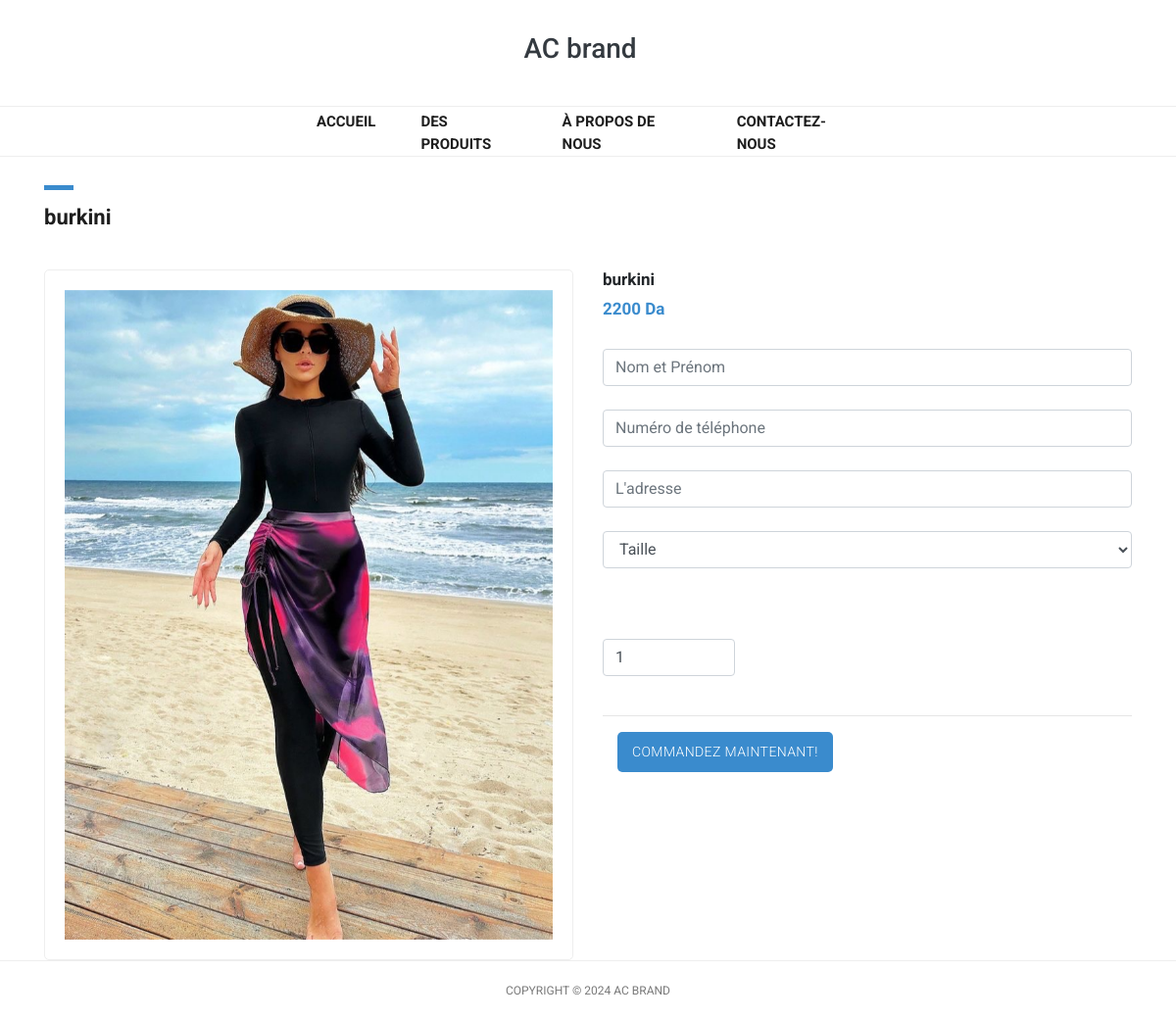
/public_acbrand/single-product.php?id=2, run on the app's committed database.
### tables this page shows
CREATE TABLE `products` (
  `id` int(11) NOT NULL,
  `product_name` varchar(100) NOT NULL,
  `product_prcie` int(11) NOT NULL,
  `product_image` text NOT NULL,
  `quantite` int(11) NOT NULL,
  `promo` int(11) DEFAULT NULL
);

### public_acbrand/single-product.php (the view, shortened to what this page needs)
<?php
include_once "db/conn.php";
if (isset($_GET['id'])) {
    $id = $_GET['id'];
    $select = mysqli_query($conn, "SELECT * FROM `products` WHERE id = '$id' LIMIT 1");
}
?>
<!DOCTYPE html>
<html lang="fr">
<head>
  <link href="vendor/bootstrap/css/bootstrap.min.css" rel="stylesheet">
  <link rel="stylesheet" href="assets/css/fontawesome.css">
  <link rel="stylesheet" href="assets/css/tooplate-main.css">
  <link rel="stylesheet" href="assets/css/owl.css">
  <link rel="stylesheet" href="assets/css/flex-slider.css">
</head>
<body>
  <nav class="navbar navbar-expand-lg navbar-dark bg-dark static-top">
    <div class="container">
      <a class="navbar-brand text-dark" href="login.php">
        <h3>AC brand</h3>
      </a>
      <div class="collapse navbar-collapse" id="navbarResponsive">
        <ul class="navbar-nav ml-auto">
          <li class="nav-item">
            <a class="nav-link" href="index.php">Accueil</a>
          </li>
          <li class="nav-item">
            <a class="nav-link" href="products.php">Des produits
            </a>
          </li>
          <li class="nav-item">
            <a class="nav-link" href="about.php">À propos de nous</a>
          </li>
          <li class="nav-item">
            <a class="nav-link" href="contact.php">Contactez-nous</a>
          </li>
        </ul>
      </div>
    </div>
  </nav>
  <?php while ($row = mysqli_fetch_assoc($select)) : ?>
    <div class="single-product">
      <div class="container">
        <div class="row">
          <div class="col-md-12">
            <div class="section-heading">
              <div class="line-dec"></div>
              <h1><?= $row['product_name']; ?></h1>
            </div>
          </div>
          <div class="col-md-6">
            <div class="product-slider">
              <div id="slider" class="flexslider">
                <ul class="slides">
                  <li>
                    <img src="produits/<?= $row['product_image']; ?>" />
                  </li>
                </ul>
              </div>
            </div>
          </div>
          <div class="col-md-6">
            <div class="right-content">
              <h4><?= $row['product_name']; ?></h4>
              <h6><?= $row['product_prcie']; ?> Da</h6>
              <form action="single-product.php?id=<?= $id ?>" method="POST">
    <input class="form-control" type="text" required name="nom" placeholder="Nom et Prénom">
    <br>
    <input class="form-control" type="number" required name="phone" placeholder="Numéro de téléphone">
    <br>
    <input class="form-control" type="text" required name="adresse" placeholder="L'adresse">
    <br>
    <div>
        <select name="taille" required class="form-control" aria-label="Default select example">
            <option value="" disabled selected>Taille</option>
        </select>
    </div>
    <br>
    <div class="input-group w-25 mt-5">
        <input type="number" value="1" id="quantity" name="quantity" class="form-control" min="1" max="100">
    </div>
    <br>
    <hr>
    <?php if ($row['quantite'] == 0) {
        echo '<input class="button" value="Commandez maintenant!" data-toggle="modal" data-target="#exampleModal">';
    } else { ?>
        <input type="submit" name="submit" class="button" value="Commandez maintenant!">
    <?php } ?>
</form>
            </div>
          </div>
        </div>
      </div>
    </div>
  <?php endwhile;  ?>
  <div class="sub-footer">
    <div class="container">
      <div class="row">
        <div class="col-md-12">
          <div class="copyright-text">
            <p> Copyright &copy; 2024 AC BRAND </p>
          </div>
        </div>
      </div>
    </div>
  </div>
</body>
</html>

### public_acbrand/assets/css/tooplate-main.css (style rules this page uses)
body { font-family: 'Roboto', sans-serif; transition: all 0.5s; }
p { margin-bottom: 0px; font-size: 14px; color: #4a4a4a; line-height: 24px; }
a { text-decoration: none!important; }
.copyright-text { text-transform: uppercase; }
.section-heading { margin-top: 80px; margin-bottom: 40px; }
.section-heading .line-dec { width: 30px; height: 5px; background-color: #3a8bcd; }
.section-heading h1 { font-size: 22px; font-weight: 700; color: #1e1e1e; margin-top: 15px; }
.navbar .navbar-brand { text-align: center; width: 100%; position: relative; padding: 25px 0px; }
.bg-dark { background-color: #fff!important; border-bottom: 1px solid #eee; }
#navbarResponsive { z-index: 999; position: absolute; left: 50%; top: 105px; transform: translateX(-50%); }
.navbar-dark .navbar-nav .nav-item { margin: 0px 15px; }
.navbar-dark .navbar-nav .nav-link { text-transform: uppercase; font-size: 15px; font-weight: 700; color: #1e1e1e; transition: all 0.5s; }
.navbar:after { width: 100%; height: 1px; background-color: #eee; content: ''; position: absolute; left: 0; bottom: -52px; }
.sub-footer { border-top: 1px solid #eee; text-align: center; }
.sub-footer p { font-size: 12px; color: #7a7a7a; line-height: 60px; }
.single-product .product-slider { padding: 20px; border: 1px solid #eee!important; border-radius: 5px; }
.flexslider { border: none!important; }
.single-product .right-content h4 { font-size: 17px; font-weight: 700; margin-top: 0px; }
.single-product .right-content h6 { color: #3a8bcd; font-size: 17px; font-weight: 700; margin-top: 10px; }
.single-product .right-content .button { margin-left: 15px; cursor: pointer; background-color: #3a8bcd; outline: none; border-radius: 5px; padding: 10px 15px; display: inline-block; color: #fff; font-size: 14px; text-transform: uppercase; font-weight: 300; letter-spacing: 0.4px; text-decoration: none; transition: all 0.5s; box-shadow: none; border: none; }

### public_acbrand/assets/css/flex-slider.css (style rules this page uses)
.slides, .slides > li, .flex-control-nav, .flex-direction-nav { margin: 0; padding: 0; list-style: none; }
.flexslider { margin: 0; padding: 0; }
.flexslider .slides > li { display: none; -webkit-backface-visibility: hidden; }
.flexslider .slides img { width: 100%; display: block; }
.flexslider .slides:after { content: "\0020"; display: block; clear: both; visibility: hidden; line-height: 0; height: 0; }
.flexslider { margin: 0; background: #fff; border: 4px solid #fff; position: relative; zoom: 1; -webkit-border-radius: 4px; -moz-border-radius: 4px; border-radius: 4px; -webkit-box-shadow: '' 0 1px 4px rgba(0, 0, 0, 0.2); -moz-box-shadow: '' 0 1px 4px rgba(0, 0, 0, 0.2); -o-box-shadow: '' 0 1px 4px rgba(0, 0, 0, 0.2); box-shadow: '' 0 1px 4px rgba(0, 0, 0, 0.2); }
.flexslider .slides { zoom: 1; }
.flexslider .slides img { height: auto; -moz-user-select: none; }

### data on the page
products: product_name "burkini", product_image (picture), product_prcie "2200"
